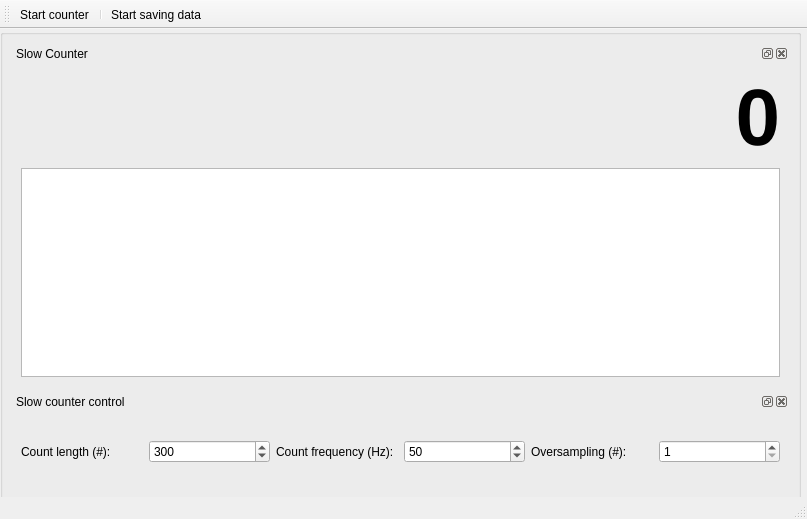
<?xml version="1.0" encoding="UTF-8"?>
<ui version="4.0">
 <class>MainWindow</class>
 <widget class="QMainWindow" name="MainWindow">
  <property name="geometry">
   <rect>
    <x>0</x>
    <y>0</y>
    <width>807</width>
    <height>519</height>
   </rect>
  </property>
  <property name="sizePolicy">
   <sizepolicy hsizetype="MinimumExpanding" vsizetype="MinimumExpanding">
    <horstretch>0</horstretch>
    <verstretch>0</verstretch>
   </sizepolicy>
  </property>
  <property name="windowTitle">
   <string>MainWindow</string>
  </property>
  <widget class="QWidget" name="centralwidget">
   <property name="sizePolicy">
    <sizepolicy hsizetype="MinimumExpanding" vsizetype="MinimumExpanding">
     <horstretch>0</horstretch>
     <verstretch>0</verstretch>
    </sizepolicy>
   </property>
   <widget class="QGroupBox" name="gridGroupBox">
    <property name="geometry">
     <rect>
      <x>0</x>
      <y>0</y>
      <width>801</width>
      <height>475</height>
     </rect>
    </property>
    <layout class="QGridLayout" name="gridLayout_2">
     <property name="sizeConstraint">
      <enum>QLayout::SetMinimumSize</enum>
     </property>
     <item row="1" column="0" colspan="4">
      <widget class="QDockWidget" name="counter_trace_DockWidget">
       <property name="sizePolicy">
        <sizepolicy hsizetype="Preferred" vsizetype="Preferred">
         <horstretch>1</horstretch>
         <verstretch>0</verstretch>
        </sizepolicy>
       </property>
       <property name="windowTitle">
        <string>Slow Counter</string>
       </property>
       <widget class="QWidget" name="dockWidgetContents_7">
        <layout class="QVBoxLayout" name="verticalLayout_2">
         <item>
          <widget class="QLabel" name="count_value_Label">
           <property name="font">
            <font>
             <pointsize>60</pointsize>
             <weight>75</weight>
             <bold>true</bold>
            </font>
           </property>
           <property name="text">
            <string>0</string>
           </property>
           <property name="alignment">
            <set>Qt::AlignRight|Qt::AlignTrailing|Qt::AlignVCenter</set>
           </property>
          </widget>
         </item>
         <item>
          <widget class="PlotWidget" name="counter_trace_PlotWidget"/>
         </item>
        </layout>
       </widget>
      </widget>
     </item>
     <item row="2" column="0" colspan="4">
      <widget class="QDockWidget" name="slow_counter_parameters_DockWidget">
       <property name="maximumSize">
        <size>
         <width>524287</width>
         <height>100</height>
        </size>
       </property>
       <property name="windowTitle">
        <string>Slow counter control</string>
       </property>
       <widget class="QWidget" name="dockWidgetContents_9">
        <layout class="QHBoxLayout" name="horizontalLayout_2">
         <item>
          <widget class="QLabel" name="label_4">
           <property name="text">
            <string>Count length (#):</string>
           </property>
          </widget>
         </item>
         <item>
          <widget class="QSpinBox" name="count_length_SpinBox_2">
           <property name="minimum">
            <number>1</number>
           </property>
           <property name="maximum">
            <number>1000000</number>
           </property>
           <property name="singleStep">
            <number>10</number>
           </property>
           <property name="value">
            <number>300</number>
           </property>
          </widget>
         </item>
         <item>
          <widget class="QLabel" name="label_5">
           <property name="text">
            <string>Count frequency (Hz):</string>
           </property>
          </widget>
         </item>
         <item>
          <widget class="QSpinBox" name="count_freq_SpinBox_2">
           <property name="minimum">
            <number>1</number>
           </property>
           <property name="maximum">
            <number>1000000</number>
           </property>
           <property name="singleStep">
            <number>10</number>
           </property>
           <property name="value">
            <number>50</number>
           </property>
          </widget>
         </item>
         <item>
          <widget class="QLabel" name="label_6">
           <property name="toolTip">
            <string>If bigger than 1, the number of samples is averaged over the given number and then displayed. 
Use for extremely fast counting, since all the raw data is saved. 
Timestamps in oversampling interval are all equal to the averaging time.</string>
           </property>
           <property name="text">
            <string>Oversampling (#):</string>
           </property>
          </widget>
         </item>
         <item>
          <widget class="QSpinBox" name="oversampling_SpinBox_2">
           <property name="toolTip">
            <string>If bigger than 1, the number of samples is averaged over the given number and then displayed. 
Use for extremely fast counting, since all the raw data is saved. 
Timestamps in oversampling interval are all equal to the averaging time.</string>
           </property>
           <property name="minimum">
            <number>1</number>
           </property>
           <property name="maximum">
            <number>10000</number>
           </property>
           <property name="value">
            <number>1</number>
           </property>
          </widget>
         </item>
        </layout>
       </widget>
      </widget>
     </item>
    </layout>
   </widget>
  </widget>
  <widget class="QStatusBar" name="statusBar"/>
  <widget class="QToolBar" name="toolBar">
   <property name="sizePolicy">
    <sizepolicy hsizetype="Ignored" vsizetype="Fixed">
     <horstretch>0</horstretch>
     <verstretch>0</verstretch>
    </sizepolicy>
   </property>
   <property name="windowTitle">
    <string>toolBar</string>
   </property>
   <property name="toolButtonStyle">
    <enum>Qt::ToolButtonTextUnderIcon</enum>
   </property>
   <attribute name="toolBarArea">
    <enum>TopToolBarArea</enum>
   </attribute>
   <attribute name="toolBarBreak">
    <bool>false</bool>
   </attribute>
   <addaction name="actionStart_counter"/>
   <addaction name="separator"/>
   <addaction name="actionStart_saving_data"/>
  </widget>
  <action name="actionStart_counter">
   <property name="checkable">
    <bool>true</bool>
   </property>
   <property name="icon">
    <iconset>
     <normaloff>../../../../.venv/Lib/site-packages/qudi/artwork/icons/start-counter.svg</normaloff>
     <normalon>../../../../.venv/Lib/site-packages/qudi/artwork/icons/stop-counter.svg</normalon>../../../../.venv/Lib/site-packages/qudi/artwork/icons/start-counter.svg</iconset>
   </property>
   <property name="text">
    <string>Start counter</string>
   </property>
  </action>
  <action name="actionStart_saving_data">
   <property name="checkable">
    <bool>true</bool>
   </property>
   <property name="icon">
    <iconset>
     <normaloff>../../../../.venv/Lib/site-packages/qudi/artwork/icons/record-counter.svgz</normaloff>
     <normalon>../../../../.venv/Lib/site-packages/qudi/artwork/icons/stop-counter.svg</normalon>../../../../.venv/Lib/site-packages/qudi/artwork/icons/record-counter.svgz</iconset>
   </property>
   <property name="text">
    <string>Start saving data</string>
   </property>
  </action>
 </widget>
 <customwidgets>
  <customwidget>
   <class>PlotWidget</class>
   <extends>QGraphicsView</extends>
   <header>pyqtgraph</header>
  </customwidget>
 </customwidgets>
 <resources/>
 <connections/>
 <designerdata>
  <property name="gridDeltaX">
   <number>10</number>
  </property>
  <property name="gridDeltaY">
   <number>10</number>
  </property>
  <property name="gridSnapX">
   <bool>true</bool>
  </property>
  <property name="gridSnapY">
   <bool>true</bool>
  </property>
  <property name="gridVisible">
   <bool>true</bool>
  </property>
 </designerdata>
</ui>
